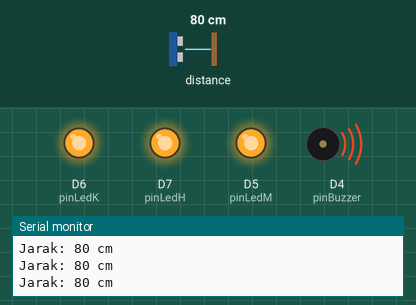
This program was run on a simulated ESP8266 (Wemos D1 mini). Shown: output pins drawn as LEDs (lit = HIGH), buzzer (waves = sounding), the last lines printed to the serial monitor. Wiring (inferred from the names in the program): ultrasonic range finder: trigger D2; echo D3. Dashed ring = blinking. The test bench sets the inputs (shaded band); at power-on: distance to the obstacle 80 cm. The echo pulse lasts 58.3 µs per cm; pins used as bus, display or sensor lines are not drawn.

Above: at 5.8 s.
5.9 s: distance to the obstacle set to 17 cm
8.0 s: distance to the obstacle set to 14 cm
At 9.4 s:
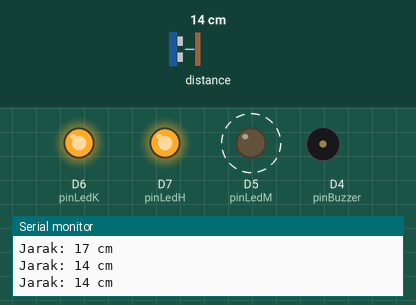
11.0 s: distance to the obstacle set to 4 cm
At 13.9 s:
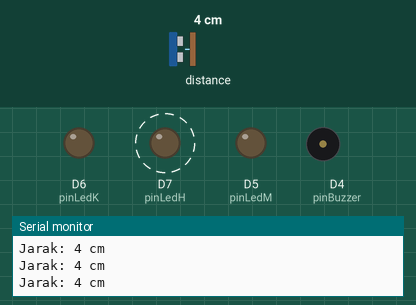
14.0 s: distance to the obstacle set to 2 cm
At 14.8 s:
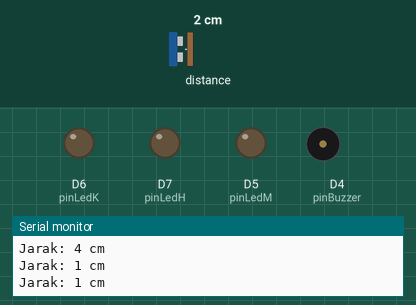
15.5 s: distance to the obstacle set to 18 cm
At 17.3 s:
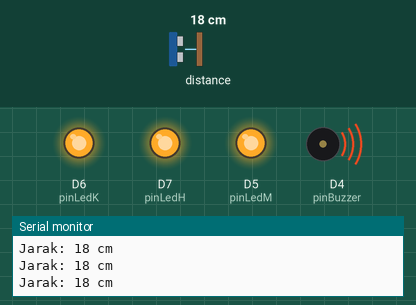
17.6 s: distance to the obstacle set to 9 cm
At 19.7 s:
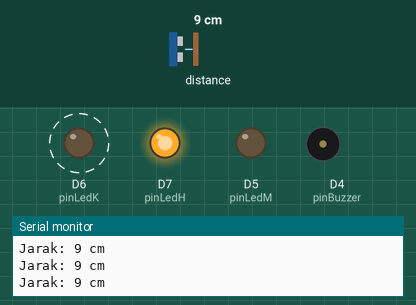
Timing chart, 0 to 21.6 s (numbered marks = the images above; inputs shaded):
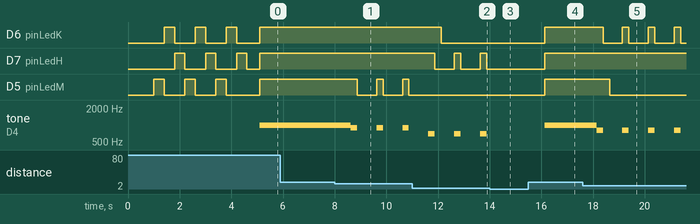

Measured:
- the behaviour switches between 16 and 15 cm on distance to the obstacle (found by bisection; images 0 and 1)
- the behaviour switches between 4 and 3 cm on distance to the obstacle (found by bisection; images 2 and 3)
- after the input at 8.0 s, D5 (pinLedM): alternates HIGH for 0.25 s and LOW for 0.75 s, starting after 0.87 s; tone on D4 (pinBuzzer): alternates 900 Hz for 0.25 s and silent for 0.75 s, starting after 0.62 s
- after the input at 11.0 s, D6 (pinLedK): HIGH → LOW after 1.1 s; D7 (pinLedH): alternates HIGH for 0.25 s and LOW for 0.75 s, starting after 0.88 s; D5 (pinLedM): stops changing and stays LOW
- after the input at 14.0 s, D7 (pinLedH): stays LOW (without the input it goes to HIGH after 0.63 s); tone on D4 (pinBuzzer): stays silent (without the input it goes to 700 Hz after 0.63 s)
- after the input at 15.5 s, D6 (pinLedK), D7 (pinLedH), D5 (pinLedM): LOW → HIGH after 0.63 s; tone on D4 (pinBuzzer): silent → 1000 Hz after 0.63 s
- after the input at 17.6 s, D6 (pinLedK): alternates HIGH for 0.25 s and LOW for 0.75 s, starting after 0.79 s; D5 (pinLedM): HIGH → LOW after 1.0 s; tone on D4 (pinBuzzer): alternates 800 Hz for 0.25 s and silent for 0.75 s, starting after 0.54 s
- by itself, D6 (pinLedK): alternates HIGH for 0.40 s and LOW for 0.80 s

The program:

main.cpp
```cpp
#include <Arduino.h>
const int pinTrigger = D2;
const int pinEcho = D3;
const int pinBuzzer = D4;
const int pinLedM = D5;
const int pinLedK = D6;
const int pinLedH = D7;
int pinLED[] = {pinLedM, pinLedK, pinLedH};
long durasi, jarak;
unsigned long previousMillis;
unsigned long previousMillisBz;
const long interval = 2000;
const long intervalBz = 2000;
int ledState = LOW;
int bzState = LOW;

void dapatkanDataJarak()
{
  digitalWrite(pinTrigger, LOW);
  delayMicroseconds(2);
  digitalWrite(pinTrigger, HIGH);
  delayMicroseconds(10);
  digitalWrite(pinTrigger, LOW);
  durasi = pulseIn(pinEcho, HIGH);
  jarak = (durasi / 2) / 29.1;
}

void setup()
{
  // put your setup code here, to run once:
  Serial.begin(9600);
  pinMode(pinTrigger, OUTPUT);
  pinMode(pinEcho, INPUT);
  pinMode(pinBuzzer, OUTPUT);
  pinMode(pinLedM, OUTPUT);
  pinMode(pinLedK, OUTPUT);
  pinMode(pinLedH, OUTPUT);
  Serial.println("Ultrasonic Measurement");
  delay(1000);
  Serial.println("Loading...");
  for (int k = 0; k < 3; k++)
  {
    for (int i = 0; i <= 2; i++)
    {
      digitalWrite(pinLED[i], HIGH);
      delay(400);
      digitalWrite(pinLED[i], LOW);
    }
  }
}

void loop()
{
  // put your main code here, to run repeatedly:
  dapatkanDataJarak();
  Serial.print("Jarak: ");
  Serial.print(jarak);
  Serial.println(" cm");
  delay(500);

  if (jarak >= 4 && jarak <= 5)
  {
    digitalWrite(pinLedH, HIGH);
    tone(pinBuzzer, 700);
    delay(250);
    digitalWrite(pinLedH, LOW);
    noTone(pinBuzzer);
    delay(250);
  }
  else if (jarak > 5)
  {
    digitalWrite(pinLedH, HIGH);
  }
  else
  {
    digitalWrite(pinLedH, LOW);
  }

  if (jarak >= 9 && jarak <= 10)
  {
    digitalWrite(pinLedK, HIGH);
    tone(pinBuzzer, 800);
    delay(250);
    digitalWrite(pinLedK, LOW);
    noTone(pinBuzzer);
    delay(250);
  }
  else if (jarak > 10)
  {
    digitalWrite(pinLedK, HIGH);
  }
  else
  {
    digitalWrite(pinLedK, LOW);
  }

  if (jarak >= 14 && jarak <= 15)
  {
    digitalWrite(pinLedM, HIGH);
    tone(pinBuzzer, 900);
    delay(250);
    digitalWrite(pinLedM, LOW);
    noTone(pinBuzzer);
    delay(250);
  }
  else if (jarak > 15)
  {
    digitalWrite(pinLedM, HIGH);
    tone(pinBuzzer, 1000);
  }
  else
  {
    digitalWrite(pinLedM, LOW);
    noTone(pinBuzzer);
  }
}
```
